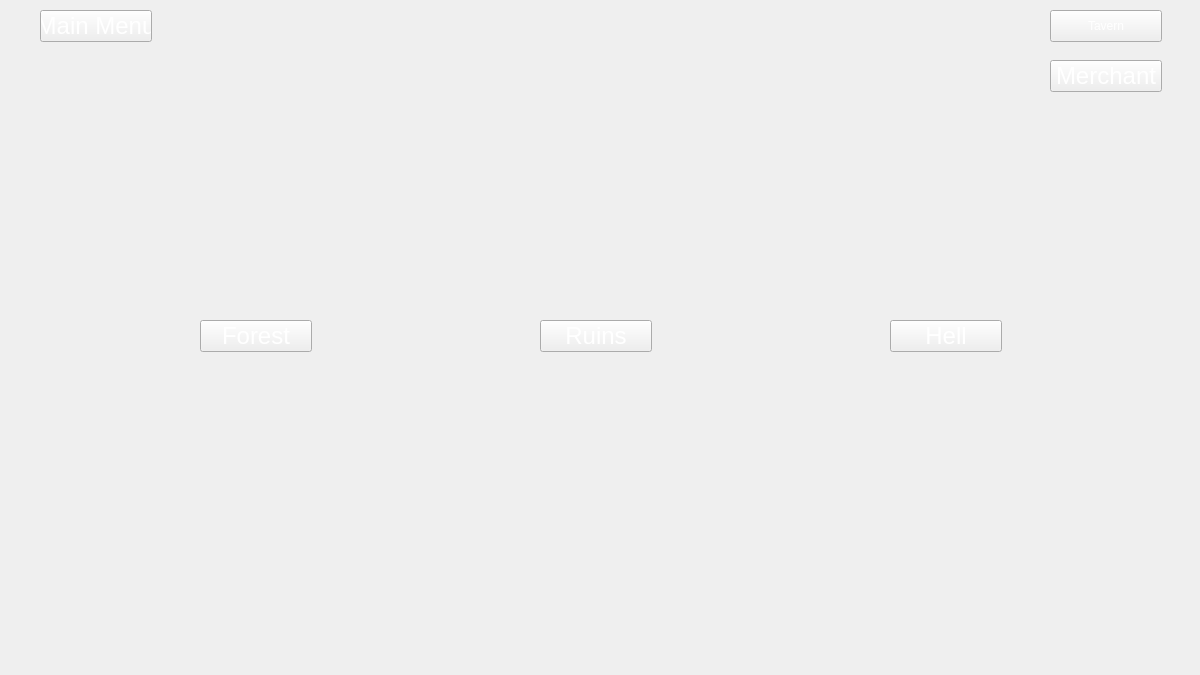
<?xml version="1.0" encoding="UTF-8"?>
<ui version="4.0">
 <class>City</class>
 <widget class="QMainWindow" name="City">
  <property name="geometry">
   <rect>
    <x>0</x>
    <y>0</y>
    <width>1200</width>
    <height>675</height>
   </rect>
  </property>
  <property name="minimumSize">
   <size>
    <width>1200</width>
    <height>675</height>
   </size>
  </property>
  <property name="maximumSize">
   <size>
    <width>1200</width>
    <height>675</height>
   </size>
  </property>
  <property name="windowTitle">
   <string>MainWindow</string>
  </property>
  <property name="styleSheet">
   <string notr="true">Background : url(:/images/City.png)</string>
  </property>
  <widget class="QWidget" name="centralwidget">
   <widget class="QPushButton" name="pushButton">
    <property name="geometry">
     <rect>
      <x>200</x>
      <y>320</y>
      <width>112</width>
      <height>32</height>
     </rect>
    </property>
    <property name="font">
     <font>
      <pointsize>18</pointsize>
     </font>
    </property>
    <property name="styleSheet">
     <string notr="true">color : white;</string>
    </property>
    <property name="text">
     <string>Forest</string>
    </property>
   </widget>
   <widget class="QPushButton" name="pushButton_2">
    <property name="geometry">
     <rect>
      <x>1050</x>
      <y>60</y>
      <width>112</width>
      <height>32</height>
     </rect>
    </property>
    <property name="font">
     <font>
      <family>Arial</family>
      <pointsize>18</pointsize>
     </font>
    </property>
    <property name="styleSheet">
     <string notr="true">color : white;</string>
    </property>
    <property name="text">
     <string>Merchant</string>
    </property>
   </widget>
   <widget class="QPushButton" name="pushButton_4">
    <property name="geometry">
     <rect>
      <x>40</x>
      <y>10</y>
      <width>112</width>
      <height>32</height>
     </rect>
    </property>
    <property name="font">
     <font>
      <family>Arial</family>
      <pointsize>18</pointsize>
     </font>
    </property>
    <property name="styleSheet">
     <string notr="true">color : white;</string>
    </property>
    <property name="text">
     <string>Main Menu</string>
    </property>
   </widget>
   <widget class="QPushButton" name="pushButton_5">
    <property name="geometry">
     <rect>
      <x>1050</x>
      <y>10</y>
      <width>112</width>
      <height>32</height>
     </rect>
    </property>
    <property name="styleSheet">
     <string notr="true">color : white;
font: 18pt &quot;.AppleSystemUIFont&quot;;</string>
    </property>
    <property name="text">
     <string>Tavern</string>
    </property>
   </widget>
   <widget class="QPushButton" name="pushButton_6">
    <property name="geometry">
     <rect>
      <x>890</x>
      <y>320</y>
      <width>112</width>
      <height>32</height>
     </rect>
    </property>
    <property name="font">
     <font>
      <pointsize>18</pointsize>
     </font>
    </property>
    <property name="styleSheet">
     <string notr="true">color : white;</string>
    </property>
    <property name="text">
     <string>Hell</string>
    </property>
   </widget>
   <widget class="QPushButton" name="pushButton_7">
    <property name="geometry">
     <rect>
      <x>540</x>
      <y>320</y>
      <width>112</width>
      <height>32</height>
     </rect>
    </property>
    <property name="font">
     <font>
      <pointsize>18</pointsize>
     </font>
    </property>
    <property name="styleSheet">
     <string notr="true">color : white;</string>
    </property>
    <property name="text">
     <string>Ruins</string>
    </property>
   </widget>
  </widget>
  <widget class="QMenuBar" name="menubar">
   <property name="geometry">
    <rect>
     <x>0</x>
     <y>0</y>
     <width>1200</width>
     <height>22</height>
    </rect>
   </property>
  </widget>
 </widget>
 <resources/>
 <connections/>
</ui>
